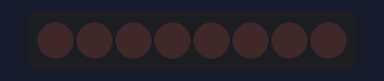
Simulated run of this sketch. Board: Arduino Uno, built with avr-gcc and run on an emulated ATmega328P. Shown: 8 shift-register outputs drawn as a row of LEDs (first output left, lit = HIGH). Wiring (inferred from the names in the program): shift register (74HC595): data pin 12; shift clock pin 9; latch pin 11. Wiring (inferred from the signals the program sends): row of LEDs: on Q0, Q1, Q2, Q3, Q4, Q5, Q6, Q7.

Above: at 0.05 s.
At 0.55 s:
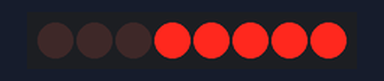
At 0.95 s:
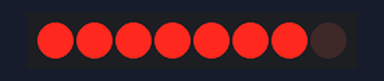
At 1.95 s:
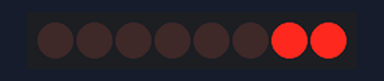
At 2.85 s:
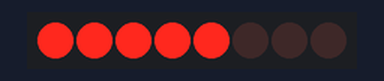
At 3.85 s:
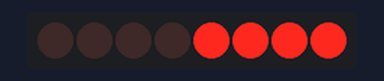
Timing chart, 0 to 4.2 s (numbered marks = the images above):
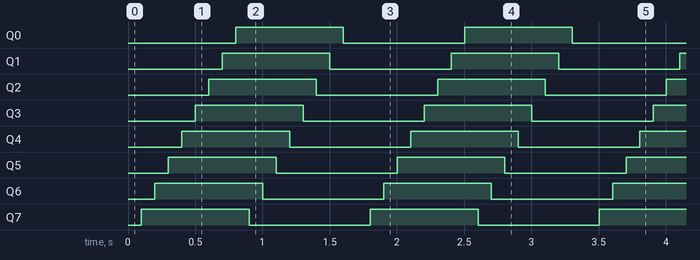

The sketch:

74HC595_eight_led_flash.ino
```cpp
const uint8_t PIN_LATCH = 11;
const uint8_t PIN_CLOCK = 9;
const uint8_t PIN_DATA = 12;
const uint16_t STEP_DELAY = 100;

uint8_t leds = 0;

void updateShiftRegister() {
    digitalWrite(PIN_LATCH, LOW);
    shiftOut(PIN_DATA, PIN_CLOCK, LSBFIRST, leds);
    digitalWrite(PIN_LATCH, HIGH);
}

void setup() {
    pinMode(PIN_LATCH, OUTPUT);
    pinMode(PIN_DATA, OUTPUT);
    pinMode(PIN_CLOCK, OUTPUT);
}

void loop() {
    updateShiftRegister();
    delay(STEP_DELAY);

    for (uint8_t i = 0; i < 8; i++) {
        bitSet(leds, i);
        updateShiftRegister();
        delay(STEP_DELAY);
    }

    for (uint8_t i = 0; i < 8; i++) {
        bitClear(leds, i);
        updateShiftRegister();
        delay(STEP_DELAY);
    }
}
```

Measured:
- by itself, Q0–7: alternates HIGH for 0.80 s and LOW for 0.90 s
- by itself, everything shown: repeats every 1.7 s, in 16 steps
